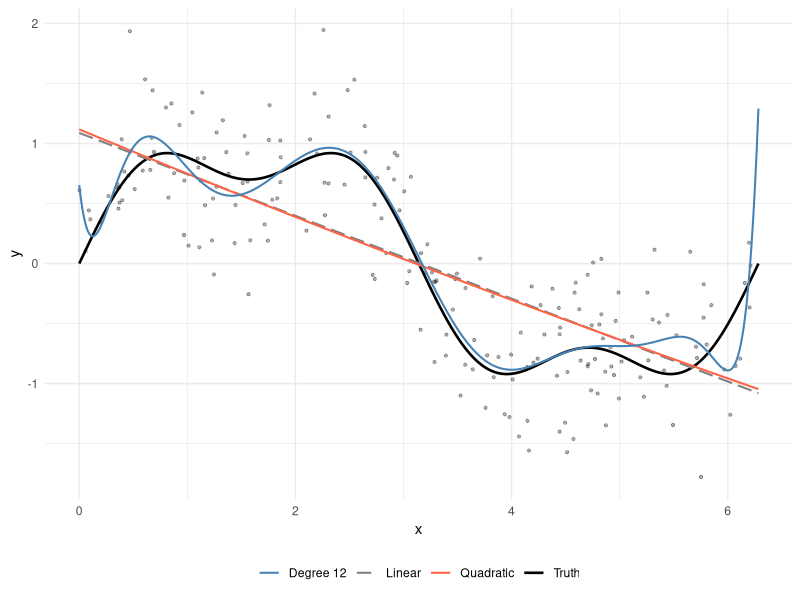
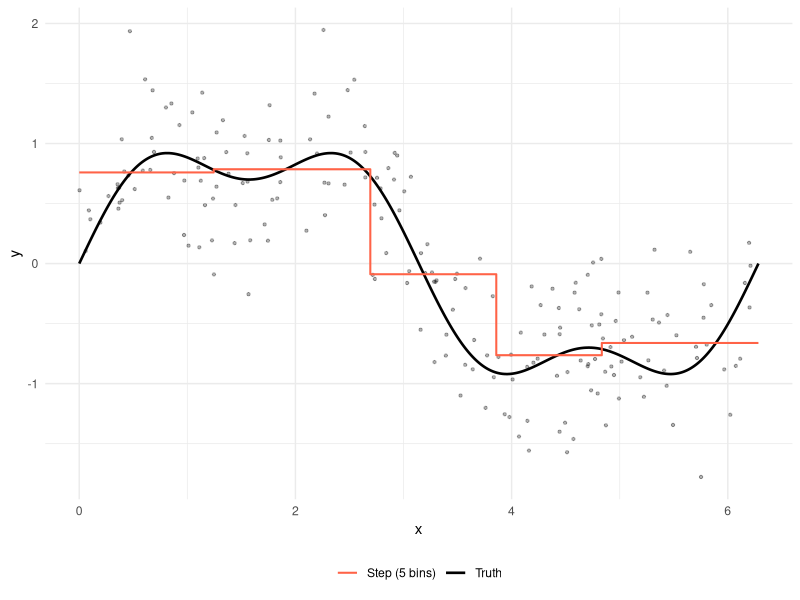
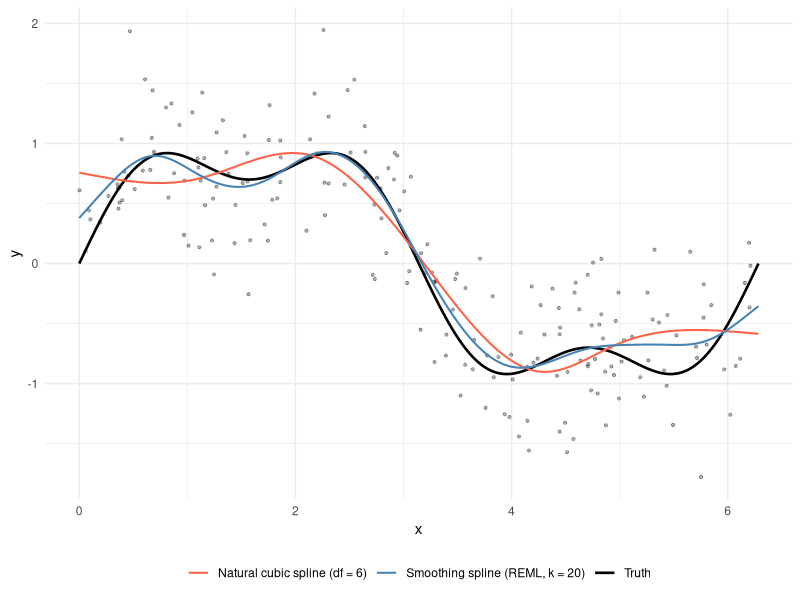
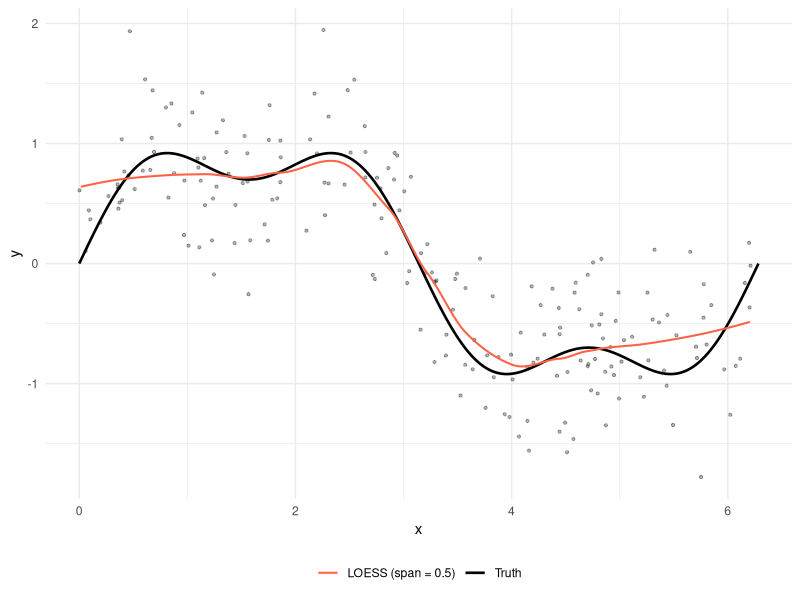

The R script that drew these images, in order:
## ---- chunk 1
#| label: method-comparison-setup
#| include: false
set.seed(204)
library(ggplot2)

n <- 200
x_lim <- c(0, 2 * pi)
truth <- function(x) sin(x) + 0.3 * sin(3 * x)
demo_data <- data.frame(
  x = runif(n, x_lim[1], x_lim[2])
)
demo_data$y <- truth(demo_data$x) + rnorm(n, sd = 0.4)

grid <- data.frame(x = seq(x_lim[1], x_lim[2], length.out = 400))
grid$truth <- truth(grid$x)

predict_with <- function(model) {
  predict(model, newdata = grid)
}

theme_set(theme_minimal())
## ---- chunk 2
#| label: method-comparison-data-fits
#| include: false
# Fit each method on the same demo_data; predictions on `grid` for
# overlay. Comments on each fit explain the design choice.

# (1) Linear baseline.
fit_lin <- lm(y ~ x, data = demo_data)
grid$linear <- predict_with(fit_lin)

# (2) Quadratic polynomial.
fit_poly2 <- lm(y ~ poly(x, 2), data = demo_data)
grid$poly2 <- predict_with(fit_poly2)

# (3) Degree-12 polynomial — deliberately high degree to surface
# Runge-style boundary swinging.
fit_poly12 <- lm(y ~ poly(x, 12), data = demo_data)
grid$poly12 <- predict_with(fit_poly12)

# (4) Step function with 5 bins on equal-quantile cuts. Pin the
# outer breakpoints to x_lim so the grid endpoints don't fall
# outside breaks[1] / breaks[length(breaks)] — otherwise cut()
# returns NA at the boundaries, leaving the step line truncated.
breaks <- quantile(demo_data$x, probs = seq(0, 1, length.out = 6))
breaks[c(1L, length(breaks))] <- x_lim
demo_data$bin <- cut(demo_data$x, breaks = breaks,
                     include.lowest = TRUE)
grid$bin <- cut(grid$x, breaks = breaks, include.lowest = TRUE)
fit_step <- lm(y ~ bin, data = demo_data)
grid$step <- predict_with(fit_step)

# (5) Natural cubic spline, 6 df (knots at internal quantiles).
fit_ns <- lm(y ~ splines::ns(x, df = 6), data = demo_data)
grid$ns <- predict_with(fit_ns)

# (6) Smoothing spline via mgcv::gam, REML smoothness selection.
fit_gam <- mgcv::gam(
  y ~ s(x, bs = "tp", k = 20),
  data = demo_data,
  method = "REML"
)
grid$gam <- predict_with(fit_gam)

# (7) LOESS, default span.
fit_loess <- loess(y ~ x, data = demo_data, span = 0.5)
grid$loess <- predict_with(fit_loess)
## ---- chunk 3
#| label: method-comparison-poly-plot
#| code-fold: true
ggplot(grid, aes(x = x)) +
  geom_point(
    data = demo_data, aes(y = y),
    alpha = 0.3, size = 0.8
  ) +
  geom_line(aes(y = truth, color = "Truth"), linewidth = 0.9) +
  geom_line(aes(y = linear, color = "Linear"),
            linewidth = 0.7, linetype = "longdash") +
  geom_line(aes(y = poly2, color = "Quadratic"), linewidth = 0.7) +
  geom_line(aes(y = poly12, color = "Degree 12"),
            linewidth = 0.7) +
  scale_color_manual(
    name = NULL,
    values = c("Truth" = "black", "Linear" = "grey50",
               "Quadratic" = "tomato", "Degree 12" = "steelblue")
  ) +
  labs(x = "x", y = "y") +
  theme(legend.position = "bottom")
## ---- chunk 4
#| label: method-comparison-step-plot
#| code-fold: true
ggplot(grid, aes(x = x)) +
  geom_point(
    data = demo_data, aes(y = y),
    alpha = 0.3, size = 0.8
  ) +
  geom_line(aes(y = truth, color = "Truth"), linewidth = 0.9) +
  geom_step(aes(y = step, color = "Step (5 bins)"),
            linewidth = 0.7) +
  scale_color_manual(
    name = NULL,
    values = c("Truth" = "black", "Step (5 bins)" = "tomato")
  ) +
  labs(x = "x", y = "y") +
  theme(legend.position = "bottom")
## ---- chunk 5
#| label: method-comparison-splines-plot
#| code-fold: true
ggplot(grid, aes(x = x)) +
  geom_point(
    data = demo_data, aes(y = y),
    alpha = 0.3, size = 0.8
  ) +
  geom_line(aes(y = truth, color = "Truth"), linewidth = 0.9) +
  geom_line(
    aes(y = ns, color = "Natural cubic spline (df = 6)"),
    linewidth = 0.7
  ) +
  geom_line(
    aes(y = gam, color = "Smoothing spline (REML, k = 20)"),
    linewidth = 0.7
  ) +
  scale_color_manual(
    name = NULL,
    values = c(
      "Truth" = "black",
      "Natural cubic spline (df = 6)" = "tomato",
      "Smoothing spline (REML, k = 20)" = "steelblue"
    )
  ) +
  labs(x = "x", y = "y") +
  theme(legend.position = "bottom")
## ---- chunk 6
#| label: method-comparison-loess-plot
#| code-fold: true
ggplot(grid, aes(x = x)) +
  geom_point(
    data = demo_data, aes(y = y),
    alpha = 0.3, size = 0.8
  ) +
  geom_line(aes(y = truth, color = "Truth"), linewidth = 0.9) +
  geom_line(aes(y = loess, color = "LOESS (span = 0.5)"),
            linewidth = 0.7) +
  scale_color_manual(
    name = NULL,
    values = c("Truth" = "black", "LOESS (span = 0.5)" = "tomato")
  ) +
  labs(x = "x", y = "y") +
  theme(legend.position = "bottom")
